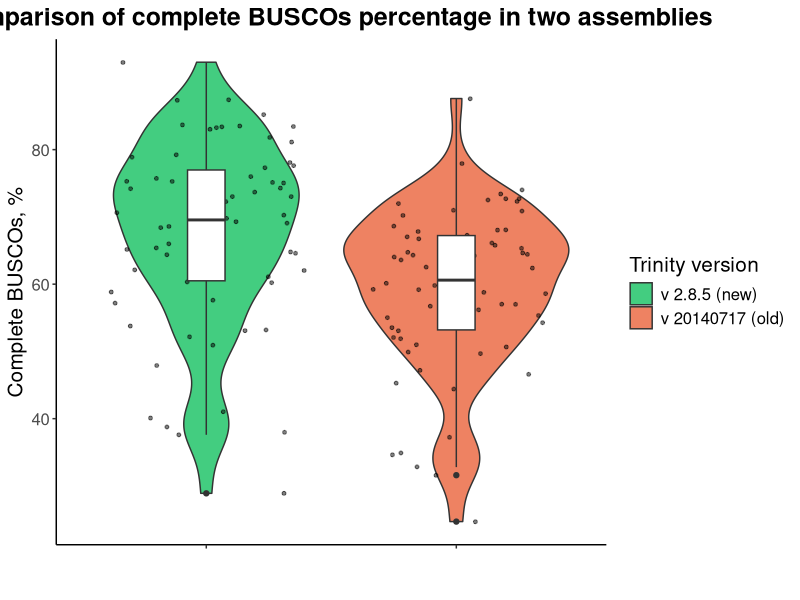
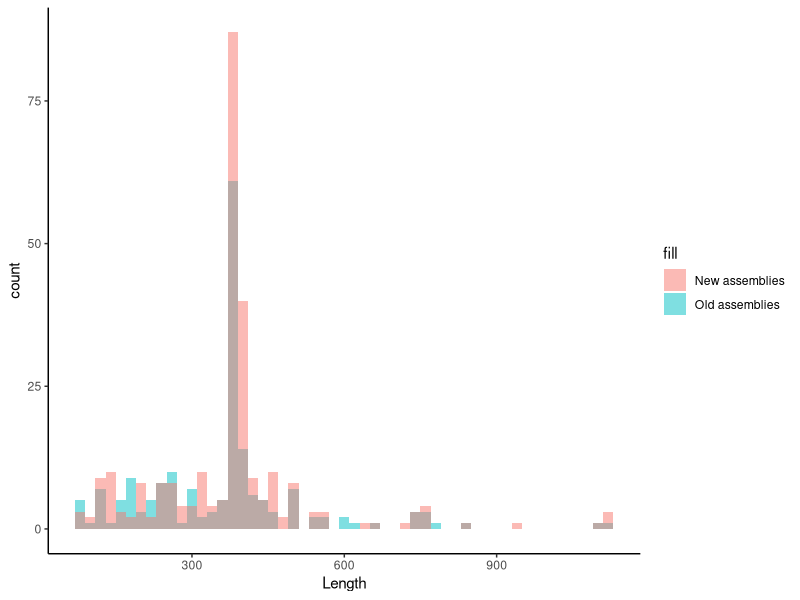
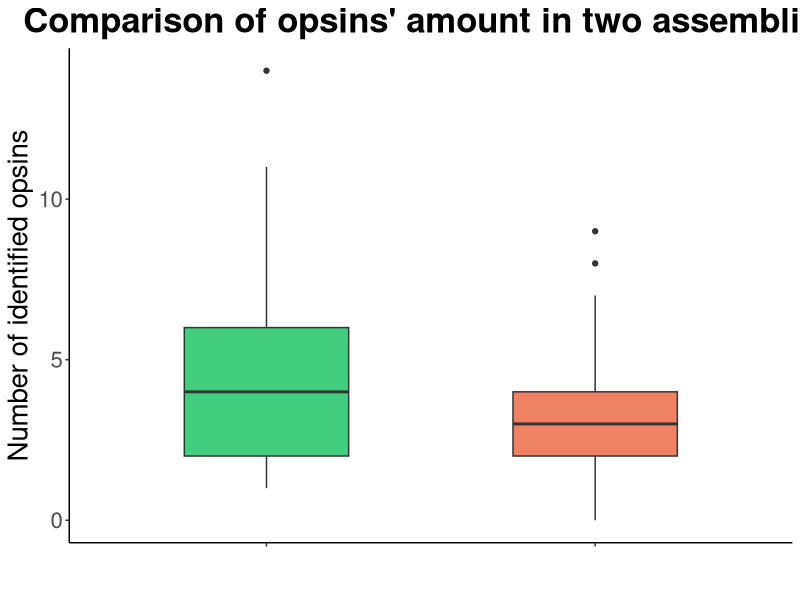
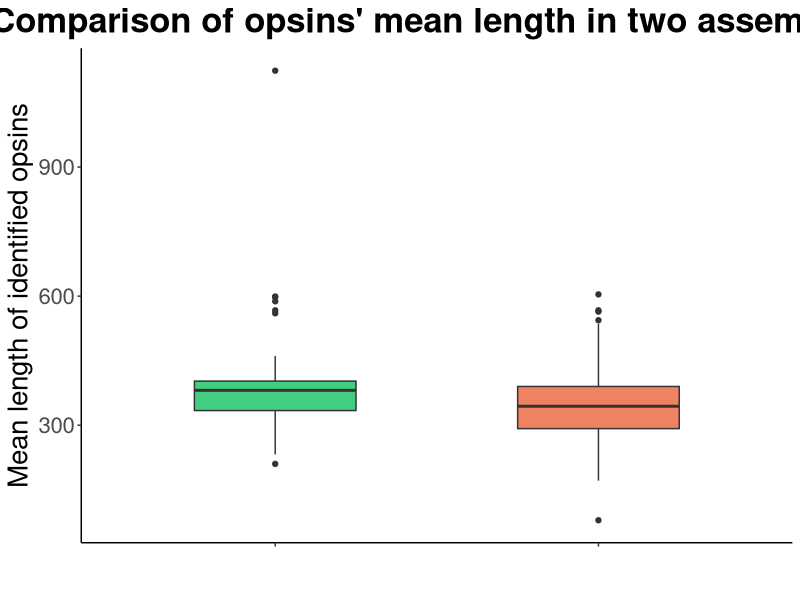

Write R code to recreate these figures, in order.
library(tidyr)
library(ggplot2)
df = read.csv('data/busco.csv', stringsAsFactors = F)
df1 = df %>% gather(key = Assembly,value = Busco,-Species)

ggplot(df1, aes(Assembly, Busco)) +
  geom_violin(adjust = 0.8, aes(fill = Assembly)) +
  geom_jitter(alpha=0.5, size=1) +
  theme_classic() +
  geom_boxplot(adjust = 0.7,width=0.15)+
  labs(fill = 'Trinity version', 
        title = 'Comparison of complete BUSCOs percentage in two assemblies',
        y = 'Complete BUSCOs, %',
        x = ' ')+
  theme(plot.title = element_text(size = 18, face = "bold", hjust = 0.5),
        legend.title=element_text(size=15), 
        legend.text=element_text(size=12),
        axis.text.x = element_text(size = 12),
        axis.text.y = element_text(size = 12),
        axis.title=element_text(size=15)
        ) +
  scale_x_discrete(labels=c("Complete_BUSCOs_new" = " ", "Complete_BUSCOs_old" = " ")) +
  scale_fill_manual(name = "Trinity version", labels = c('v 2.8.5 (new)', 'v 20140717 (old)'), values = c('seagreen3', 'salmon2'))

old_number = read.csv('data/summary_stats_ass.csv', stringsAsFactors = F)
new_number = read.csv('data/summary_stats_reass.csv', stringsAsFactors = F)

ggplot() +
  geom_histogram(data = old_number, aes(Length, fill = 'Old assemblies'), binwidth = 20, alpha = 0.5) +
  geom_histogram(data = new_number, aes(Length, fill = 'New assemblies'), binwidth = 20, alpha = 0.5) +
  theme_classic()


df_count = read.csv('data/opsins_count.csv', stringsAsFactors = F)
df1_count = df_count %>% gather(key = Assembly,value = Opsins,-Species)
ggplot(df1_count, aes(Assembly, Opsins)) +
  geom_boxplot(width=0.5, aes(fill = Assembly)) +
  theme_classic() +
  labs(fill = 'Trinity version', 
       title = 'Comparison of opsins\' amount in two assemblies',
       y = 'Number of identified opsins',
       x = ' ') +
  theme(legend.position = "none",
    plot.title = element_text(size = 25, face = "bold", hjust = 0.5),
       # legend.title=element_text(size=15), 
      #  legend.text=element_text(size=12),
        #axis.text.x = element_text(size = 12),
        axis.text.y = element_text(size = 16),
        axis.title=element_text(size=20)
  ) +
  scale_x_discrete(labels=c("Opsins_number_new" = " ", "Opsins_number_old" = " ")) +
  scale_fill_manual(values = c('seagreen3', 'salmon2'))

op_length = read.csv('data/opsins_length.csv', stringsAsFactors = F)
df1_length = op_length %>% gather(key = Assembly,value = Opsins,-Species)
ggplot(df1_length, aes(Assembly, Opsins)) +
  geom_boxplot(width=0.5, aes(fill = Assembly)) +
  theme_classic() +
  labs(fill = 'Trinity version', 
       title = 'Comparison of opsins\' mean length in two assemblies',
       y = 'Mean length of identified opsins',
       x = ' ') +
  theme(legend.position = "none",
      plot.title = element_text(size = 25, face = "bold", hjust = 0.5),
    #    legend.title=element_text(size=15), 
       # legend.text=element_text(size=12),
       # axis.text.x = element_text(size = 12),
        axis.text.y = element_text(size = 16),
        axis.title=element_text(size=20)
  ) +
  scale_x_discrete(labels=c("Mean_length_new" = " ", "Mean_length_old" = " ")) +
  scale_fill_manual(values = c('seagreen3', 'salmon2'))
